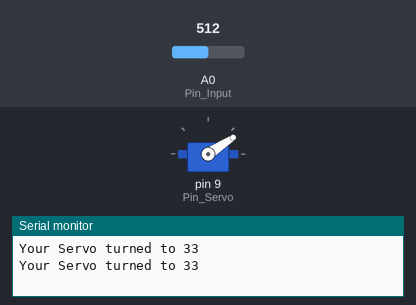
A sketch run on a simulated Arduino Uno, built with avr-gcc and run on an emulated ATmega328P. On the bench: servo, the last lines printed to the serial monitor. The test bench sets the inputs (shaded band); at power-on: A0 (Pin_Input) = 512.

Above: at 2.8 s.
2.9 s: A0 (Pin_Input) set to 716
At 4.8 s:
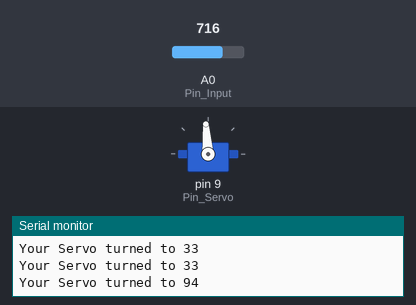
5.6 s: A0 (Pin_Input) set to 900
At 6.4 s:
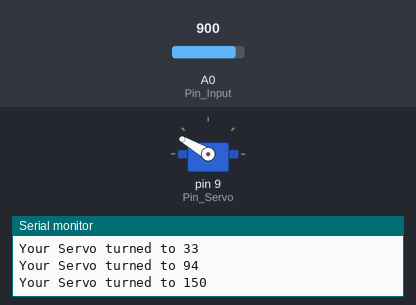
8.3 s: A0 (Pin_Input) set to 1023
At 10.6 s:
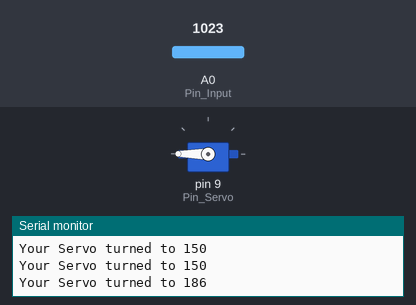
11.5 s: A0 (Pin_Input) set to 306
At 13.4 s:
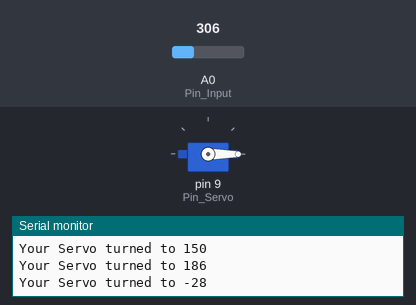
14.2 s: A0 (Pin_Input) set to 511
At 16.4 s:
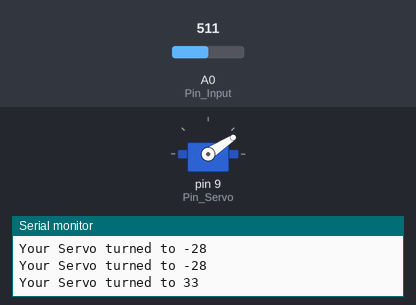
17.5 s: A0 (Pin_Input) set to 122
At 19.2 s:
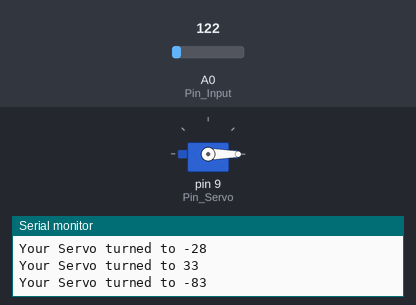
Timing chart, 0 to 20.7 s (numbered marks = the images above; inputs shaded):
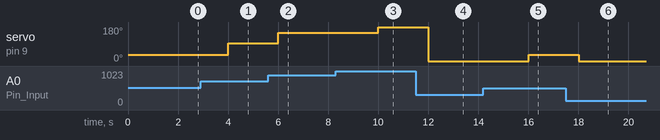

The sketch:

20_Servo_PhotoDetector.ino
```cpp
#include <Servo.h>
const int Pin_Servo = 9;
const int Pin_Input = A0;
int ServoPos;
Servo myServo;
int readVal;

const String msg_1 = "Your Servo turned to ";
const int D_T = 2000;

void setup() {
  // put your setup code here, to run once:
  Serial.begin(9600);
  myServo.attach(Pin_Servo);
  pinMode(Pin_Input, INPUT);
}

void loop() {
  // put your main code here, to run repeatedly:
  readVal = analogRead(Pin_Input);
  ServoPos = (readVal - 400) * (180. / 600.);
  myServo.write(ServoPos);
  Serial.print(msg_1);
  Serial.println(ServoPos);
  delay(D_T);
}
```

Measured:
- after the input at 2.9 s, servo on pin 9 (Pin_Servo): 33° → 94° after 1.1 s
- after the input at 5.6 s, servo on pin 9 (Pin_Servo): 94° → 150° after 0.40 s
- after the input at 8.3 s, servo on pin 9 (Pin_Servo): 150° → 180° after 1.7 s
- after the input at 11.5 s, servo on pin 9 (Pin_Servo): 180° → 0° after 0.50 s
- after the input at 14.2 s, servo on pin 9 (Pin_Servo): 0° → 33° after 1.8 s
- after the input at 17.5 s, servo on pin 9 (Pin_Servo): 33° → 0° after 0.51 s
